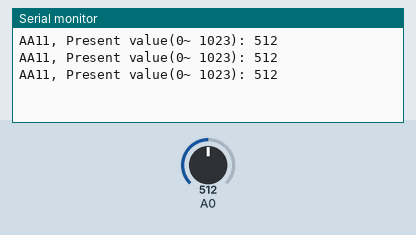
Simulated run of this sketch. Board: Arduino Uno, built with avr-gcc and run on an emulated ATmega328P. Parts: the last lines printed to the serial monitor. The test bench sets the inputs (shaded band); at power-on: A0 = 512.

Above: at 1.3 s.
1.4 s: A0 set to 716
At 1.9 s:
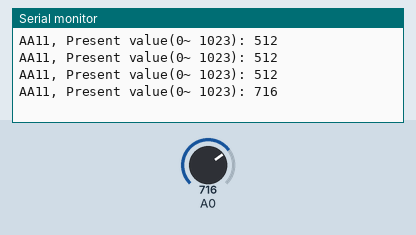
2.9 s: A0 set to 900
At 3.4 s:
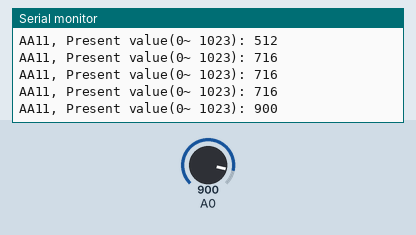
Timing chart, 0 to 5.9 s (numbered marks = the images above; inputs shaded):
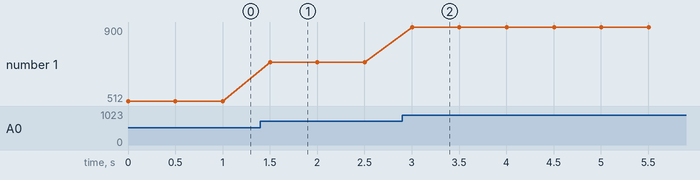

The sketch:

AA11_analog_read.ino
```cpp
/*
  AnalogReadSerial

  Reads an analog input on pin 0, prints the result to the Serial Monitor.
  Attach the center pin of a potentiometer to pin A0,
  and the outside pins to +5V and ground.
*/

void setup() {
  // initialize serial communication at 9600 bits per second:
  Serial.begin(9600);
}

void loop() {
  // read the input on analog pin 0:


  // print out the value you read:
int sensorValue = analogRead(A0);
Serial.print("AA11, Present value(0~ 1023): " );
Serial.println(sensorValue);

  delay(500);        // 2 Hz sampling
}
```

Measured:
- after the input at 1.4 s, the serial monitor: prints a new line after 0.10 s (image 1)
- after the input at 2.9 s, the serial monitor: prints a new line after 0.10 s (image 2)
- plotted number 1: 512 → 716 after the input at 1.4 s, 716 → 900 after the input at 2.9 s
